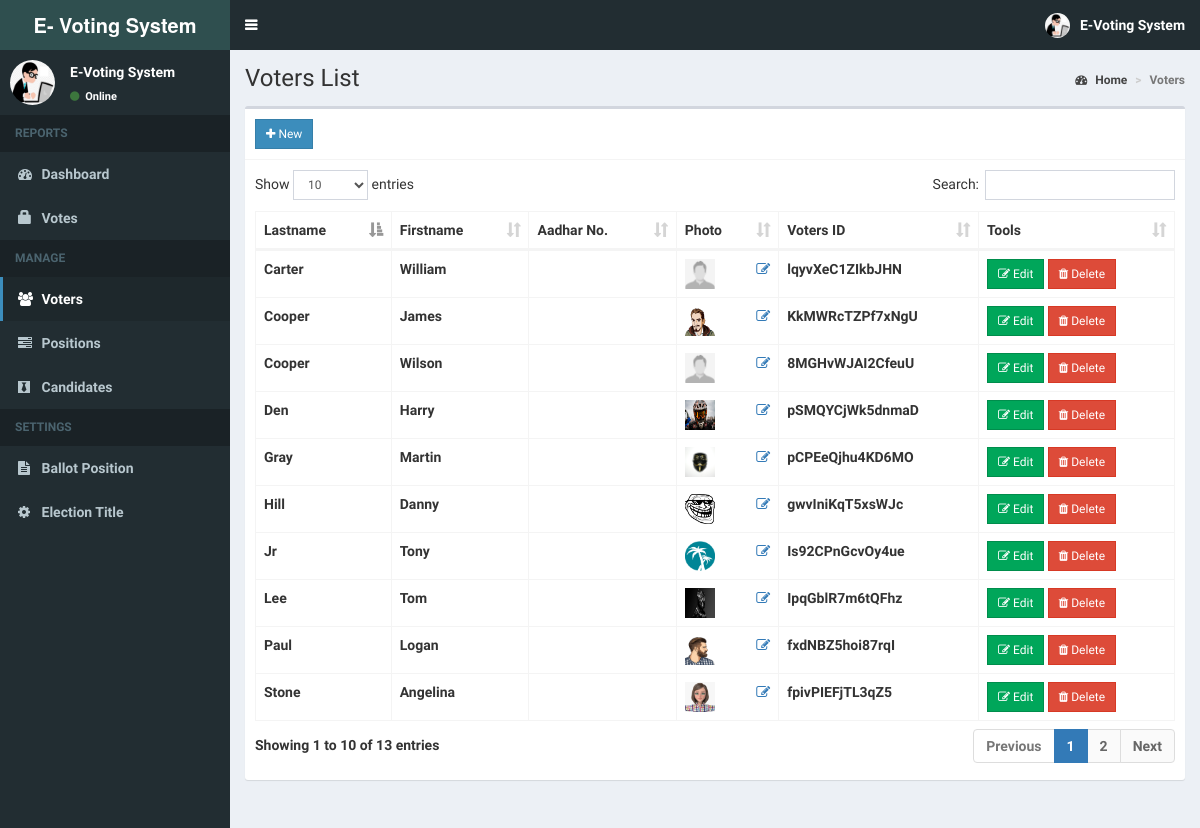
Screenshot of /admin/voters.php (signed in) with the database file from the repository.
### tables this page shows
CREATE TABLE IF NOT EXISTS `voters` (
`id` int(11) NOT NULL,
  `voters_id` varchar(15) NOT NULL,
  `password` varchar(60) NOT NULL,
  `firstname` varchar(30) NOT NULL,
  `lastname` varchar(30) NOT NULL,
  `aadhar` varchar(12) NOT NULL,
  `photo` varchar(150) NOT NULL
);

### admin/includes/session.php (called while the page is built, shortened)
<?php
	include 'includes/conn.php';
	$sql = "SELECT * FROM admin WHERE id = '".$_SESSION['admin']."'";
	$query = $conn->query($sql);
	$user = $query->fetch_assoc();
?>

### admin/voters.php (the view, shortened to what this page needs)
<?php include 'includes/session.php'; ?>
<?php include 'includes/header.php'; ?>
<body class="hold-transition skin-blue sidebar-mini">
<div class="wrapper">
  <?php include 'includes/navbar.php'; ?>
  <?php include 'includes/menubar.php'; ?>
  <div class="content-wrapper">
    <section class="content-header">
      <h1>
        Voters List
      </h1>
      <ol class="breadcrumb">
        <li><a href="#"><i class="fa fa-dashboard"></i> Home</a></li>
        <li class="active">Voters</li>
      </ol>
    </section>
    <section class="content">
      <div class="row">
        <div class="col-xs-12">
          <div class="box">
            <div class="box-header with-border">
              <a href="#addnew" data-toggle="modal" class="btn btn-primary btn-sm btn-flat"><i class="fa fa-plus"></i> New</a>
            </div>
            <div class="box-body">
              <table id="example1" class="table table-bordered">
                <thead>
                  <th>Lastname</th>
                  <th>Firstname</th>
                  <th>Aadhar No.</th>
                  <th>Photo</th>
                  <th>Voters ID</th>
                  <th>Tools</th>
                </thead>
                <tbody>
                  <?php
                    $sql = "SELECT * FROM voters";
                    $query = $conn->query($sql);
                    while($row = $query->fetch_assoc()){
                      $image = (!empty($row['photo'])) ? '../images/'.$row['photo'] : '../images/profile.jpg';
                      echo "
                        <tr>
                          <td>".$row['lastname']."</td>
                          <td>".$row['firstname']."</td>
                          <td>".$row['aadhar']."</td>
                          <td>
                            <img src='".$image."' width='30px' height='30px'>
                            <a href='#edit_photo' data-toggle='modal' class='pull-right photo' data-id='".$row['id']."'><span class='fa fa-edit'></span></a>
                          </td>
                          <td>".$row['voters_id']."</td>
                          <td>
                            <button class='btn btn-success btn-sm edit btn-flat' data-id='".$row['id']."'><i class='fa fa-edit'></i> Edit</button>
                            <button class='btn btn-danger btn-sm delete btn-flat' data-id='".$row['id']."'><i class='fa fa-trash'></i> Delete</button>
                          </td>
                        </tr>
                      ";
                    }
                  ?>
                </tbody>
              </table>
            </div>
          </div>
        </div>
      </div>
    </section>
  </div>
</div>
</body>
</html>

### admin/includes/navbar.php (shortened to what this page needs)
<header class="main-header">
  <a href="home.php" class="logo">
    <span class="logo-lg"><b>E- Voting System </span>
  </a>
  <nav class="navbar navbar-static-top">
    <a href="#" class="sidebar-toggle" data-toggle="push-menu" role="button">
    </a>
    <div class="navbar-custom-menu">
      <ul class="nav navbar-nav">
        <li class="dropdown user user-menu">
          <a href="#" class="dropdown-toggle" data-toggle="dropdown">
            <img src="<?php echo (!empty($user['photo'])) ? '../images/'.$user['photo'] : '../images/profile.jpg'; ?>" class="user-image" alt="User Image">
            <span class="hidden-xs"><?php echo $user['firstname'].' '.$user['lastname']; ?></span>
          </a>
        </li>
      </ul>
    </div>
  </nav>
</header>

### admin/includes/menubar.php (shortened to what this page needs)
<aside class="main-sidebar">
  <section class="sidebar">
    <div class="user-panel">
      <div class="pull-left image">
        <img src="<?php echo (!empty($user['photo'])) ? '../images/'.$user['photo'] : '../images/profile.jpg'; ?>" class="img-circle" alt="User Image">
      </div>
      <div class="pull-left info">
        <p><?php echo $user['firstname'].' '.$user['lastname']; ?></p>
        <a><i class="fa fa-circle text-success"></i> Online</a>
      </div>
    </div>
    <ul class="sidebar-menu" data-widget="tree">
      <li class="header">REPORTS</li>
      <li class=""><a href="home.php"><i class="fa fa-dashboard"></i> <span>Dashboard</span></a></li>
      <li class=""><a href="votes.php"><span class="glyphicon glyphicon-lock"></span> <span>Votes</span></a></li>
      <li class="header">MANAGE</li>
      <li class=""><a href="voters.php"><i class="fa fa-users"></i> <span>Voters</span></a></li>
      <li class=""><a href="positions.php"><i class="fa fa-tasks"></i> <span>Positions</span></a></li>
      <li class=""><a href="candidates.php"><i class="fa fa-black-tie"></i> <span>Candidates</span></a></li>
      <li class="header">SETTINGS</li>
      <li class=""><a href="ballot.php"><i class="fa fa-file-text"></i> <span>Ballot Position</span></a></li>
      <li class=""><a href="#config" data-toggle="modal"><i class="fa fa-cog"></i> <span>Election Title</span></a></li>
    </ul>
  </section>
</aside>

### rows the page displays
voters: lastname "Den", firstname "Harry", photo (picture), voters "pSMQYCjWk5dnmaD"
voters: lastname "Jr", firstname "Tony", photo (picture), voters "Is92CPnGcvOy4ue"
voters: lastname "Hill", firstname "Danny", photo (picture), voters "gwvIniKqT5xsWJc"
voters: lastname "Lee", firstname "Tom", photo (picture), voters "IpqGblR7m6tQFhz"
voters: lastname "Paul", firstname "Logan", photo (picture), voters "fxdNBZ5hoi87rqI"
voters: lastname "Stone", firstname "Angelina", photo (picture), voters "fpivPIEFjTL3qZ5"
voters: lastname "Cooper", firstname "James", photo (picture), voters "KkMWRcTZPf7xNgU"
voters: lastname "Gray", firstname "Martin", photo (picture), voters "pCPEeQjhu4KD6MO"
voters: lastname "Carter", firstname "William", photo (placeholder picture), voters "lqyvXeC1ZIkbJHN"
voters: lastname "Cooper", firstname "Wilson", photo (placeholder picture), voters "8MGHvWJAI2CfeuU"

### other values shown
$user['firstname'] "E-Voting"
$user['lastname'] "System"
